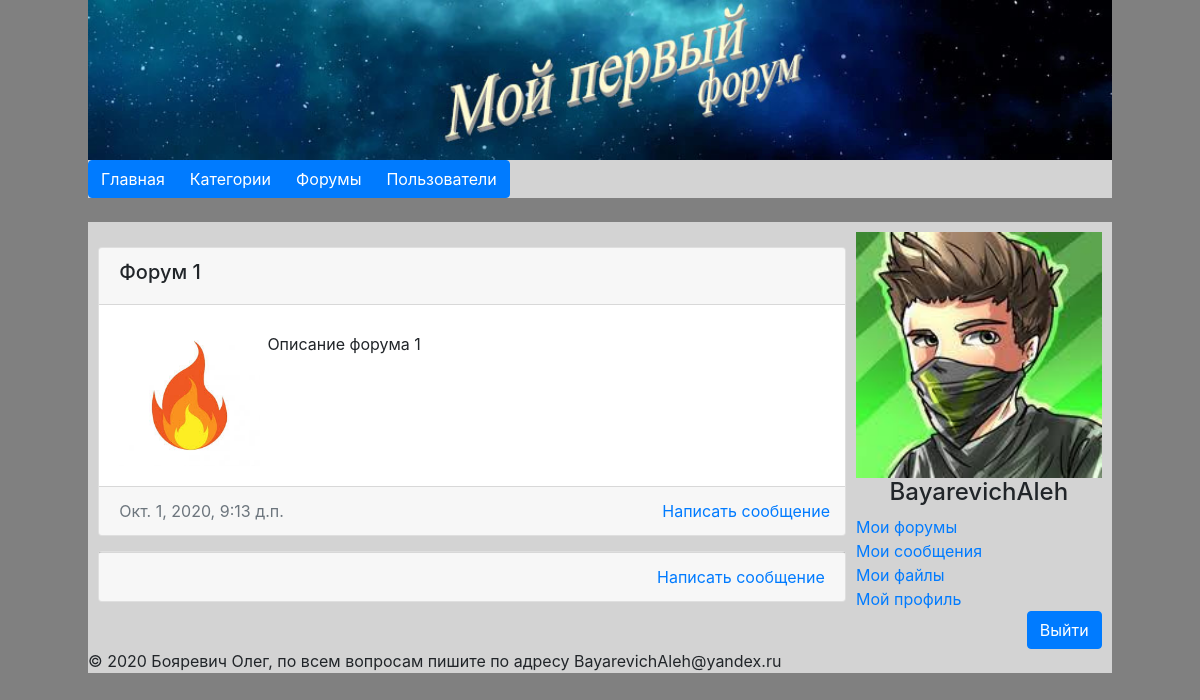
/forums/1/ (signed in), run on the app's committed database.
### Forum/models.py (models this page shows, shortened)
class Forum(models.Model):
    category = models.ForeignKey('Category', on_delete=models.SET_NULL, null=True,
                                 verbose_name='Категория')  # id категории форумов
    name = models.CharField(max_length=100, verbose_name='Название')  # Название форума
    commit = models.TextField(verbose_name='Описание')  # Краткое описание форума
    logo = models.ImageField(blank=True, upload_to='forumlogos/', verbose_name='Логотип')  # логотип форума
    creator = models.ForeignKey('Users', on_delete=models.PROTECT, null=True, verbose_name='Создатель')  # id создателя
    is_pablished = models.BooleanField(default=True,
                                       verbose_name='Публичность')  # Флаг публичности форума, по умолчанию доступен всем
    create_date = models.DateTimeField(auto_now_add=True, verbose_name='Дата создания')  # Дата создания форума
    class Meta:
        verbose_name = 'Форум'
        verbose_name_plural = 'Форумы'
        ordering = ['name']

class Users(AbstractUser):
    status_choices = (
        ('active', 'Активен'),
        ('warn', 'Вынесено предупреждение'),
        ('block', 'Заблокирован'),
        ('delate', 'Удален'),
    )
    age = models.DateField(blank=True, null=True, verbose_name='Дата Рождения', )  # Возраст юзера
    photo = models.ImageField(blank=True, upload_to='userphotos/', verbose_name='Фото')  # Фото юзера
    status = models.CharField(max_length=150, choices=status_choices, default='active', verbose_name='Статус')
    class Meta:
        verbose_name = 'Пользователь'
        verbose_name_plural = 'Пользователи'
        ordering = ['username']

### Forum/views.py (the view)
# urls.py: path('forums/<int:forum_id>/', ForumPage.as_view(), name='forum'),
class ForumPage(ListView):
    model = Message
    context_object_name = 'messages'
    template_name = 'Forum/forum.html'
    paginate_by = 5
    def get_context_data(self, *, object_list=None, **kwargs):
        context = super(ForumPage, self).get_context_data(**kwargs)
        context['title'] = 'Пользователи'
        try:
            context['forum'] = Forum.objects.get(pk=self.kwargs['forum_id'])
        except:
            return get_object_or_404(Forum, pk=self.kwargs['forum_id'])
        return context
    def get_queryset(self):
        return Message.objects.filter(id_forum=self.kwargs['forum_id'])

### Forum/templates/Forum/forum.html (shortened to what this page needs)
{% extends 'base.html' %}
{% block content %}
    <div class="card text-center" style="margin: 15px auto">
        <div class="card-header" align="left">
            <h5>{{ forum.name }}</h5>
        </div>
        <div class="card-body" align="left">
            <div class="col-1-4" style="width: 20%">
                {% if  forum.logo %}
                    <img src="../../static{{ forum.logo.url }}" width="100%" alt="Логотип">
                {% else %}
                    <img src="../../static/media/forumlogos/nologo.png" width="100%" alt="Логотип">
                {% endif %}
            </div>
            <div class="col-3-4"><p class="card-text" align="justify">{{ forum.commit }}</p></div>
        </div>
        <div class="card-footer text-muted" align="left">
            <div class="col" style="width: 70%; float: left; margin-left: -15px">
                {{ forum.create_date }}
            </div>
            <div class="col" align="right" style="width: 35%; float: left; margin-right: -5%">
                <a href="#">Написать сообщение</a>
            </div>
        </div>
    </div>
    <div class="card text-center" style="margin: 0 auto">
        <div class="card-footer text-muted" align="right">
            <a href="#">Написать сообщение</a>
        </div>
    </div>
{% endblock %}
{% block user %}
    {{ block.super }}
{% endblock %}

### templates/inc/_login.html (shortened to what this page needs)
{% if request.user.is_authenticated %}
    {% if request.user.photo %}
        <img src="../static{{ request.user.photo.url }}" alt="Photo" width="100%">
    {% else %}
        <img src="../static/media/userphotos/nophoto.png" alt="Photo" width="100%">
    {% endif %}
    <h4 align="center">{{ request.user.username }}</h4>
    <a href="#">Мои форумы</a><br>
    <a href="#">Мои сообщения</a><br>
    <a href="#">Мои файлы</a><br>
    <a href="#">Мой профиль</a><br>
    <form action="{% url 'logout' %}" method="post" autocomplete="off">
        <div style="float: right">
            <button type="submit" class="btn btn-primary">Выйти</button>
        </div>
    </form>
{% endif %}

### Forum/static/css/style.css (style rules this page uses)
.col-3-4 { width: 73%; float: left; margin: 1%; }
.col-1-4 { width: 25%; float: left; }
body { background-color: gray; }

### data on the page
Forum: name "Форум 1", logo (picture), commit "Описание форума 1", create_date "Окт. 1, 2020, 9:13 д.п."
Users: user.photo (picture), user.username "BayarevichAleh"
